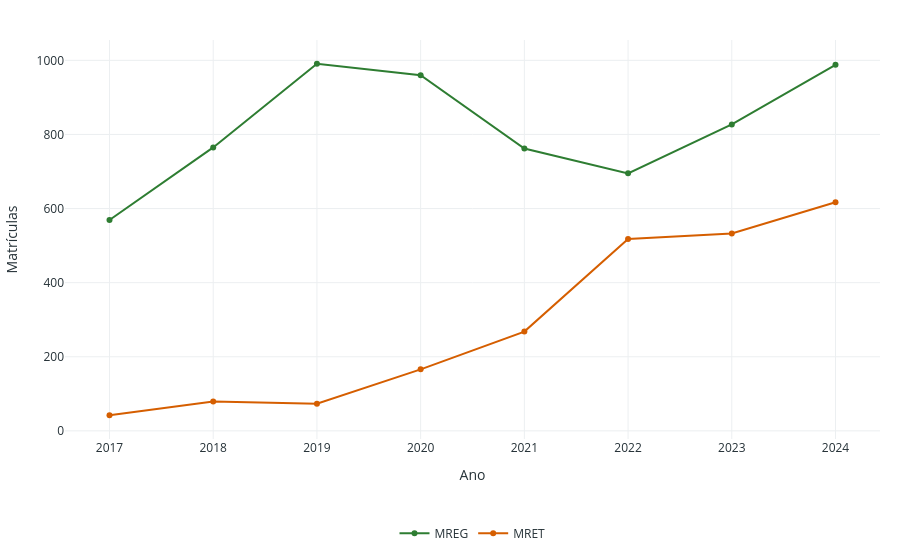

Notebook source saved alongside this figure:
### Markdown cell above
#### Gráfico 2 — Matrículas Ativas Regulares (MREG) e Retidas (MRET) por Ano

Esse gráfico separa estudantes ainda em fluxo regular daqueles que já ultrapassaram o prazo previsto, apoiando a leitura da retenção como fenômeno de acompanhamento contínuo.

### Code cell
matr_ativas_longo = ind_ano.melt(
    id_vars="Ano",
    value_vars=["MREG", "MRET"],
    var_name="Tipo",
    value_name="Matrículas",
)

fig_g2 = px.line(
    matr_ativas_longo,
    x="Ano",
    y="Matrículas",
    color="Tipo",
    markers=True,
    color_discrete_map=CORES_MATRICULAS_ATIVAS_LIGHT,
    title="2 — Matrículas Ativas Regulares (MREG) e Retidas (MRET) por Ano",
    labels={"Tipo": ""},
)
fig_g2.update_xaxes(tickmode="linear", dtick=1)
fig_g2.update_layout(hovermode="x unified")
aplicar_layout_light(fig_g2, legenda_y=-0.2)
fig_g2.show()

### Figure 1 — Plotly figure (JSON) as saved in the notebook; plotly's stock layout.template omitted (floating-point values rounded to 4 significant figures)
{"data": [{"hovertemplate": "=MREG<br>Ano=%{x}<br>Matrículas=%{y}<extra></extra>", "legendgroup": "MREG", "line": {"color": "#2E7D32", "dash": "solid"}, "marker": {"symbol": "circle"}, "mode": "lines+markers", "name": "MREG", "orientation": "v", "showlegend": true, "type": "scatter", "x": [2017, 2018, 2019, 2020, 2021, 2022, 2023, 2024], "xaxis": "x", "y": [569, 765, 991, 960, 762, 695, 827, 988], "yaxis": "y"}, {"hovertemplate": "=MRET<br>Ano=%{x}<br>Matrículas=%{y}<extra></extra>", "legendgroup": "MRET", "line": {"color": "#D55E00", "dash": "solid"}, "marker": {"symbol": "circle"}, "mode": "lines+markers", "name": "MRET", "orientation": "v", "showlegend": true, "type": "scatter", "x": [2017, 2018, 2019, 2020, 2021, 2022, 2023, 2024], "xaxis": "x", "y": [42, 79, 73, 166, 268, 518, 533, 617], "yaxis": "y"}], "layout": {"font": {"color": "#263238"}, "hovermode": "x unified", "legend": {"orientation": "h", "title": {"text": ""}, "tracegroupgap": 0, "x": 0.5, "xanchor": "center", "y": -0.2, "yanchor": "top"}, "margin": {"b": 85, "l": 20, "r": 20, "t": 40}, "paper_bgcolor": "white", "plot_bgcolor": "white", "title": {"text": ""}, "xaxis": {"anchor": "y", "domain": [0, 1], "dtick": 1, "gridcolor": "#ECEFF1", "showgrid": true, "tickmode": "linear", "title": {"text": "Ano"}, "zeroline": false}, "yaxis": {"anchor": "x", "domain": [0, 1], "gridcolor": "#ECEFF1", "showgrid": true, "title": {"text": "Matrículas"}, "zeroline": false}}}
